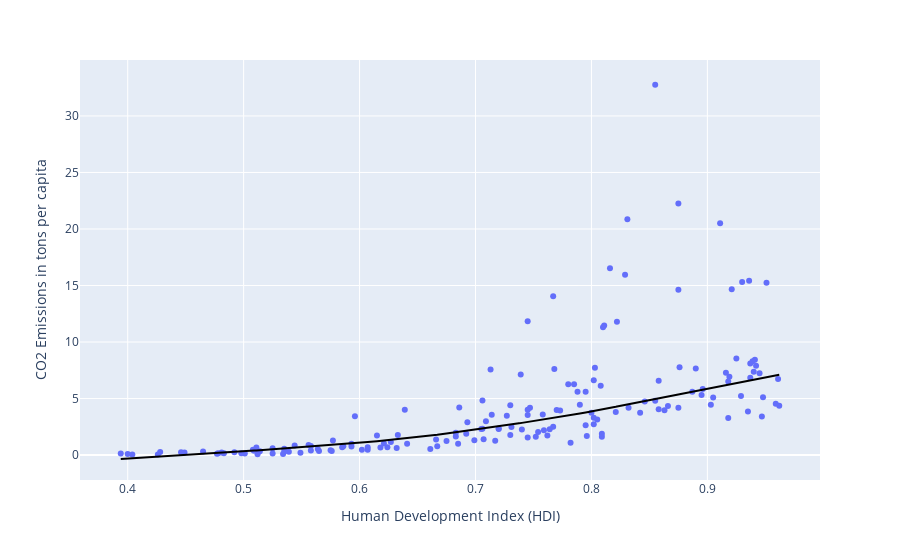

Notebook code for this chart:
### Markdown cell above
The plot above displays countries and their emissions represented in tons per capita, the countries are sorted on HDI, ascending from left to right. In the plot it can be seen that the emissions increase towards the right end of the chart, where the countries with a higer HDI sit. From this figure a conclusion can be drawn; the higher the HDI of a country is, the higher its emissions per capita. This conclusion is backed up by the following article from the IMF: https://www.imf.org/en/Publications/fandd/issues/2021/09/climate-change-and-inequality-guivarch-mejean-taconet

### Code cell
dataset['Human Development Index (HDI) '] = pd.to_numeric(dataset['Human Development Index (HDI) '], errors='coerce')

dataset.sort_values('Human Development Index (HDI) ', ascending=False, inplace=True)

fig = px.scatter(dataset, x="Human Development Index (HDI) ", y="TonsPerCapita", trendline="lowess", trendline_color_override="black")
fig.update_yaxes(title="CO2 Emissions in tons per capita")
fig.show()

### Figure 1 — Plotly figure (JSON) as saved in the notebook; plotly's stock layout.template omitted (floating-point values rounded to 4 significant figures; data arrays with more than 128 entries replaced by an {"elided": "..."} marker saying what was removed)
{"data": [{"hovertemplate": "Human Development Index (HDI) =%{x}<br>TonsPerCapita=%{y}<extra></extra>", "legendgroup": "", "marker": {"color": "#636efa", "symbol": "circle"}, "mode": "markers", "name": "", "orientation": "v", "showlegend": false, "type": "scatter", "x": {"elided": "181 float values"}, "xaxis": "x", "y": {"elided": "181 float values"}, "yaxis": "y"}, {"hovertemplate": "<b>LOWESS trendline</b><br><br>Human Development Index (HDI) =%{x}<br>TonsPerCapita=%{y} <b>(trend)</b><extra></extra>", "legendgroup": "", "line": {"color": "black"}, "marker": {"color": "#636efa", "symbol": "circle"}, "mode": "lines", "name": "", "showlegend": false, "type": "scatter", "x": {"elided": "163 float values"}, "xaxis": "x", "y": {"elided": "163 float values"}, "yaxis": "y"}], "layout": {"legend": {"tracegroupgap": 0}, "margin": {"t": 60}, "xaxis": {"anchor": "y", "domain": [0, 1], "title": {"text": "Human Development Index (HDI) "}}, "yaxis": {"anchor": "x", "domain": [0, 1], "title": {"text": "CO2 Emissions in tons per capita"}}}}
